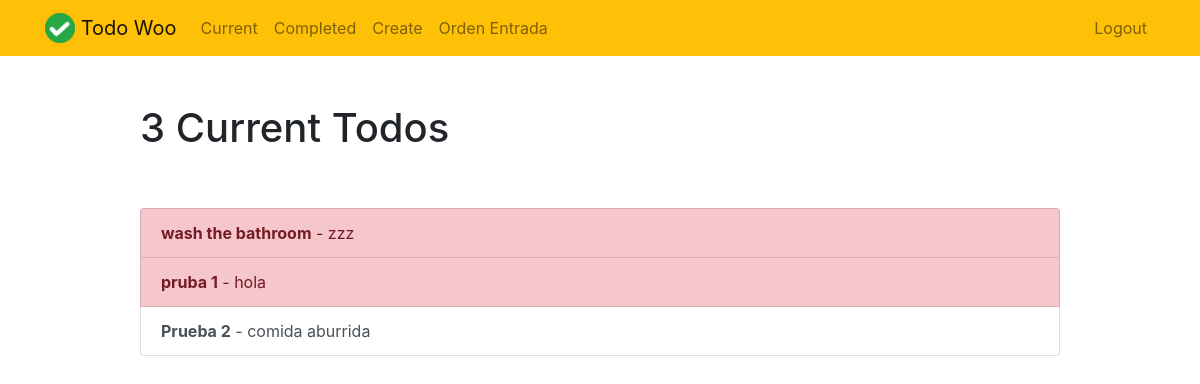
Before: /current/ (signed in) with the older database file.
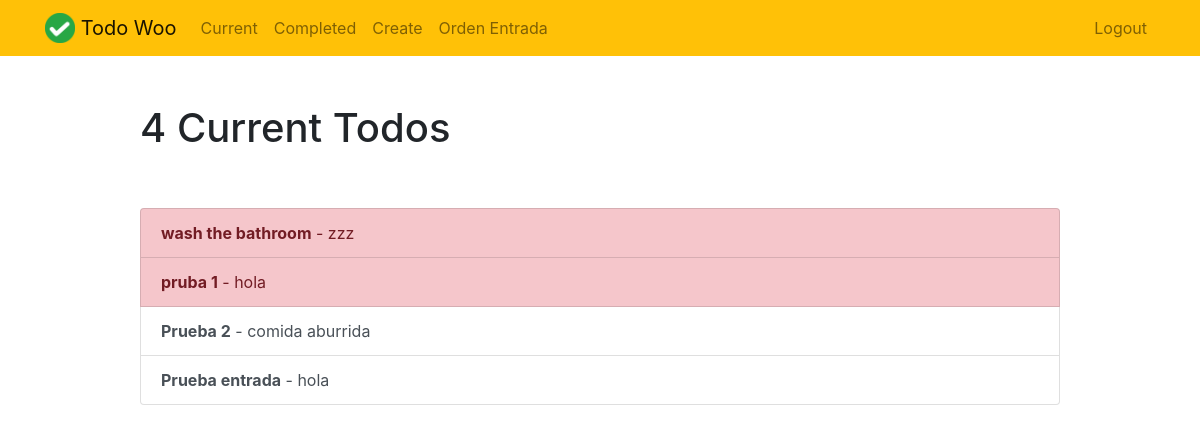
After: the same page with the newer database file.
### todo/models.py (models this page shows, shortened)
class Todo(models.Model):
    title = models.CharField(max_length=100)
    memo = models.TextField(blank=True)
    created = models.DateTimeField(auto_now_add = True)
    datecompleted = models.DateTimeField(null = True, blank=True)
    important = models.BooleanField(default = False)
    user = models.ForeignKey(User,on_delete=models.CASCADE)
    ubicacion = models.ForeignKey('Ubicacion', on_delete=models.SET_NULL, null=True, blank=True)

### todo/views.py (the view)
# urls.py: path('current/', views.currenttodos, name='currenttodos'),
def currenttodos(request):
    todos= Todo.objects.filter(user=request.user, datecompleted__isnull=True)
    return render(request, 'todo/currenttodos.html',{'todos':todos})

### todo/templates/todo/currenttodos.html
{% extends "todo/base.html" %}
{% block content %}
<div class="row justify-content-center mt-5">
    <div class="col-md-10">
        {% if todos %}
        <h1>{{ todos.count }} Current Todo{{ todos.count|pluralize }}</h1>
        {% else %}
        <h1>Current Todos</h1>
        {% endif %}
    </div>
</div>
<div class="row justify-content-center mt-5">
    <div class="col-md-10">
        {% if todos %}
        <div class="list-group">
            {% for todo in todos %}
            <a href="{% url 'viewtodo' todo.id %}" class="list-group-item list-group-item-action{% if todo.important %} list-group-item-danger{% endif %}"><b>{{ todo.title }}</b>{% if todo.memo %} - {{ todo.memo|truncatechars:30 }}{% endif %}</a>
            {% endfor %}
        </div>
        {% else %}
        <div class="text-center">
            <h2>Looks like you don't have any todos! Nice work.</h2>
            <br>
            <a role="button" class="btn btn-primary" href="{% url 'createtodo' %}">New Todo</a>
        </div>
        {% endif %}
    </div>
</div>
{% endblock %}

Changed rows visible on the page:
added Todo: title "Prueba entrada", memo "hola", important False (drawn)
Other visible differences:
{{ todos.count }}: "3" → "4"
